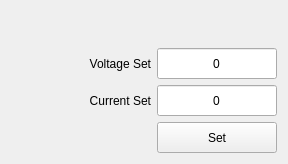
        <widget class="QWidget" name="tab_1">
         <attribute name="title">
          <string>PSU</string>
         </attribute>
         <layout class="QVBoxLayout" name="verticalLayout_4">
          <item>
           <layout class="QHBoxLayout" name="horizontalLayout_9">
            <property name="sizeConstraint">
             <enum>QLayout::SetFixedSize</enum>
            </property>
            <item>
             <spacer name="horizontalSpacer_2">
              <property name="orientation">
               <enum>Qt::Horizontal</enum>
              </property>
              <property name="sizeType">
               <enum>QSizePolicy::Preferred</enum>
              </property>
              <property name="sizeHint" stdset="0">
               <size>
                <width>40</width>
                <height>20</height>
               </size>
              </property>
             </spacer>
            </item>
            <item>
             <layout class="QVBoxLayout" name="verticalLayout_10">
              <item>
               <widget class="QLabel" name="label_19">
                <property name="text">
                 <string/>
                </property>
               </widget>
              </item>
              <item>
               <widget class="QLabel" name="label_17">
                <property name="sizePolicy">
                 <sizepolicy hsizetype="Fixed" vsizetype="Fixed">
                  <horstretch>0</horstretch>
                  <verstretch>0</verstretch>
                 </sizepolicy>
                </property>
                <property name="minimumSize">
                 <size>
                  <width>100</width>
                  <height>31</height>
                 </size>
                </property>
                <property name="maximumSize">
                 <size>
                  <width>100</width>
                  <height>31</height>
                 </size>
                </property>
                <property name="text">
                 <string>Voltage Set</string>
                </property>
                <property name="alignment">
                 <set>Qt::AlignRight|Qt::AlignTrailing|Qt::AlignVCenter</set>
                </property>
               </widget>
              </item>
              <item>
               <widget class="QLabel" name="label_18">
                <property name="sizePolicy">
                 <sizepolicy hsizetype="Fixed" vsizetype="Fixed">
                  <horstretch>0</horstretch>
                  <verstretch>0</verstretch>
                 </sizepolicy>
                </property>
                <property name="minimumSize">
                 <size>
                  <width>100</width>
                  <height>31</height>
                 </size>
                </property>
                <property name="maximumSize">
                 <size>
                  <width>100</width>
                  <height>31</height>
                 </size>
                </property>
                <property name="text">
                 <string>Current Set</string>
                </property>
                <property name="alignment">
                 <set>Qt::AlignRight|Qt::AlignTrailing|Qt::AlignVCenter</set>
                </property>
               </widget>
              </item>
              <item>
               <widget class="QLabel" name="label_20">
                <property name="text">
                 <string/>
                </property>
               </widget>
              </item>
             </layout>
            </item>
            <item>
             <layout class="QVBoxLayout" name="verticalLayout_11">
              <item>
               <widget class="QLabel" name="label_21">
                <property name="sizePolicy">
                 <sizepolicy hsizetype="Fixed" vsizetype="Fixed">
                  <horstretch>0</horstretch>
                  <verstretch>0</verstretch>
                 </sizepolicy>
                </property>
                <property name="minimumSize">
                 <size>
                  <width>120</width>
                  <height>31</height>
                 </size>
                </property>
                <property name="maximumSize">
                 <size>
                  <width>120</width>
                  <height>31</height>
                 </size>
                </property>
                <property name="text">
                 <string/>
                </property>
               </widget>
              </item>
              <item>
               <widget class="QLineEdit" name="lineEdit_vset">
                <property name="sizePolicy">
                 <sizepolicy hsizetype="Fixed" vsizetype="Fixed">
                  <horstretch>0</horstretch>
                  <verstretch>0</verstretch>
                 </sizepolicy>
                </property>
                <property name="minimumSize">
                 <size>
                  <width>120</width>
                  <height>31</height>
                 </size>
                </property>
                <property name="maximumSize">
                 <size>
                  <width>120</width>
                  <height>31</height>
                 </size>
                </property>
                <property name="layoutDirection">
                 <enum>Qt::LeftToRight</enum>
                </property>
                <property name="alignment">
                 <set>Qt::AlignCenter</set>
                </property>
                <property name="text">
                  <string>0</string>
                 </property>
               </widget>
              </item>
              <item>
               <widget class="QLineEdit" name="lineEdit_iset">
                <property name="sizePolicy">
                 <sizepolicy hsizetype="Fixed" vsizetype="Fixed">
                  <horstretch>0</horstretch>
                  <verstretch>0</verstretch>
                 </sizepolicy>
                </property>
                <property name="minimumSize">
                 <size>
                  <width>120</width>
                  <height>31</height>
                 </size>
                </property>
                <property name="maximumSize">
                 <size>
                  <width>120</width>
                  <height>31</height>
                 </size>
                </property>
                <property name="layoutDirection">
                 <enum>Qt::LeftToRight</enum>
                </property>
                <property name="alignment">
                 <set>Qt::AlignCenter</set>
                </property>
                <property name="text">
                  <string>0</string>
                 </property>
               </widget>
              </item>
              <item>
               <widget class="QPushButton" name="pushButton_set">
                <property name="sizePolicy">
                 <sizepolicy hsizetype="Fixed" vsizetype="Fixed">
                  <horstretch>0</horstretch>
                  <verstretch>0</verstretch>
                 </sizepolicy>
                </property>
                <property name="minimumSize">
                 <size>
                  <width>120</width>
                  <height>31</height>
                 </size>
                </property>
                <property name="maximumSize">
                 <size>
                  <width>120</width>
                  <height>31</height>
                 </size>
                </property>
                <property name="layoutDirection">
                 <enum>Qt::LeftToRight</enum>
                </property>
                <property name="text">
                 <string>Set</string>
                </property>
               </widget>
              </item>
             </layout>
            </item>
           </layout>
          </item>
         </layout>
        </widget>
